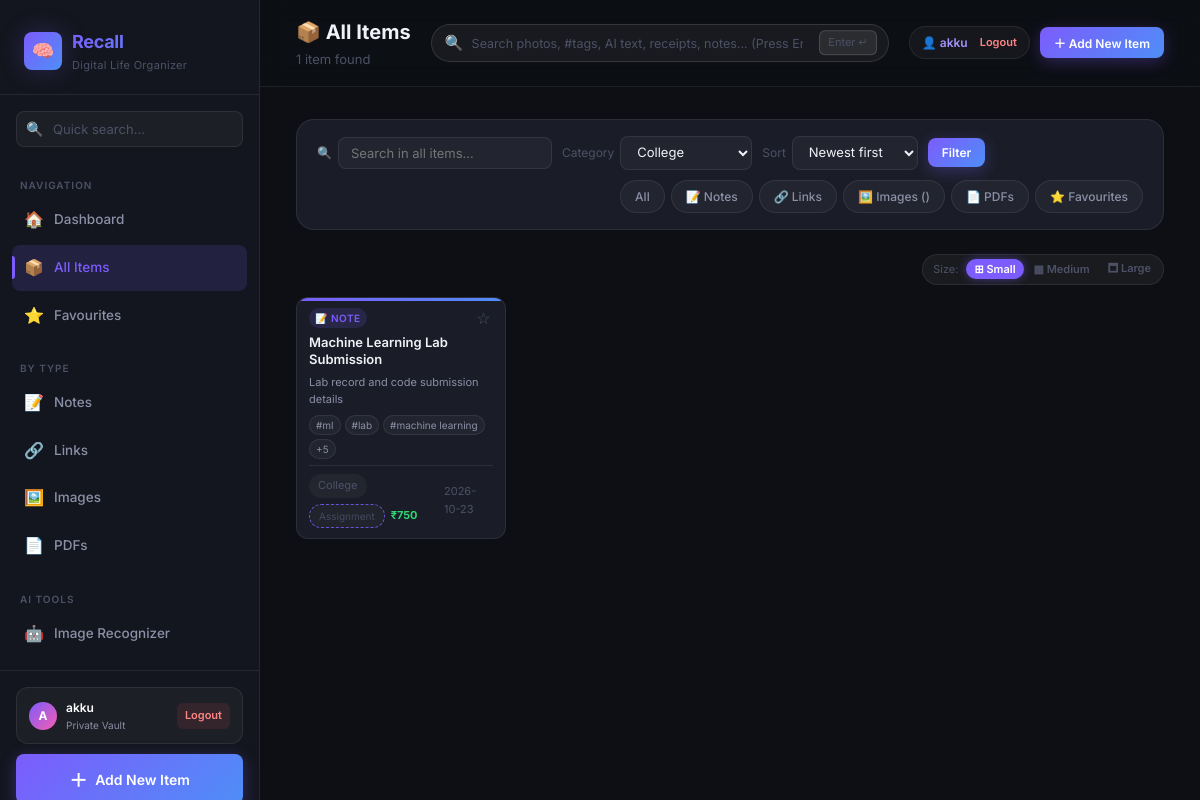
Page /items?category=College (signed in) on the committed database.
### tables this page shows
CREATE TABLE users (
            id            TEXT PRIMARY KEY,
            email         TEXT UNIQUE NOT NULL,
            username      TEXT NOT NULL,
            password_hash TEXT NOT NULL,
            created_at    TEXT NOT NULL
        );

CREATE TABLE items (
            id          TEXT PRIMARY KEY,
            type        TEXT NOT NULL,           -- 'note' | 'link' | 'image' | 'pdf'
            title       TEXT NOT NULL,
            description TEXT,
            content     TEXT,                   -- note text or extracted text
            url         TEXT,                   -- for links
            filename    TEXT,                   -- for files
            tags        TEXT DEFAULT '[]',      -- JSON array
            category    TEXT DEFAULT 'General',
            favourite   INTEGER DEFAULT 0,
            created_at  TEXT NOT NULL,
            updated_at  TEXT NOT NULL
        , subcategory TEXT DEFAULT '', entities TEXT DEFAULT '{}', content_hash TEXT DEFAULT '', user_id TEXT DEFAULT '');

### app.py (the view, shortened to what this page needs)
@app.route("/items")
def items():
    user_id = session.get("user_id")
    conn = get_db()
    c = conn.cursor()
    q         = request.args.get("q", "").strip()
    clean_q   = q.lstrip('#').strip()
    cat       = request.args.get("category", "").strip()
    subcat    = request.args.get("subcategory", "").strip()
    item_type = request.args.get("type", "").strip()
    fav_only  = request.args.get("favourites", "") == "1"
    sort      = request.args.get("sort", "newest")
    sql = "SELECT * FROM items WHERE user_id = ?"
    params = [user_id]
    if cat:
        sql += " AND category = ?"
        params.append(cat)
    if subcat:
        sql += " AND subcategory = ?"
        params.append(subcat)
    if item_type:
        sql += " AND type = ?"
        params.append(item_type)
    if fav_only:
        sql += " AND favourite = 1"
    order_map = {
        "newest":    "created_at DESC",
        "oldest":    "created_at ASC",
        "az":        "title ASC",
        "za":        "title DESC",
        "updated":   "updated_at DESC",
    }
    sql += f" ORDER BY {order_map.get(sort, 'created_at DESC')}"
    rows = [row_to_dict(r) for r in c.execute(sql, params).fetchall()]
    cats = [r[0] for r in c.execute("SELECT DISTINCT category FROM items WHERE user_id=? ORDER BY category", (user_id,)).fetchall()]
    conn.close()
    return render_template(
        "items.html",
        items=rows,
        query=q,
        selected_category=cat,
        selected_subcategory=subcat,
        selected_type=item_type,
        fav_only=fav_only,
        sort=sort,
        categories=cats
    )

### templates/items.html (shortened to what this page needs)
{% extends "base.html" %}
{% if selected_type == 'image' %}
  {% set page_heading = "🖼️ Photos & Images" %}
  {% set page_sub = items|length ~ " image" ~ ("s" if items|length != 1 else "") ~ " saved in your collection" %}
  {% set add_label = "＋ Upload New Photo / Image" %}
  {% set add_url = url_for('add', type='image') %}
{% elif selected_type == 'link' %}
  {% set page_heading = "🔗 Saved Web Links" %}
  {% set page_sub = items|length ~ " link" ~ ("s" if items|length != 1 else "") ~ " attached" %}
  {% set add_label = "＋ Attach New Link" %}
  {% set add_url = url_for('add', type='link') %}
{% elif selected_type == 'note' %}
  {% set page_heading = "📝 Saved Notes" %}
  {% set page_sub = items|length ~ " note" ~ ("s" if items|length != 1 else "") ~ " written" %}
  {% set add_label = "＋ Write New Note" %}
  {% set add_url = url_for('add', type='note') %}
{% elif selected_type == 'pdf' %}
  {% set page_heading = "📄 PDF Documents" %}
  {% set page_sub = items|length ~ " PDF" ~ ("s" if items|length != 1 else "") ~ " attached" %}
  {% set add_label = "＋ Upload New PDF" %}
  {% set add_url = url_for('add', type='pdf') %}
{% elif fav_only %}
  {% set page_heading = "⭐ Favourite Items" %}
  {% set page_sub = items|length ~ " favourite" ~ ("s" if items|length != 1 else "") ~ " starred" %}
  {% set add_label = "＋ Add New Item" %}
  {% set add_url = url_for('add') %}
{% else %}
  {% set page_heading = "📦 All Items" %}
  {% set page_sub = items|length ~ " item" ~ ("s" if items|length != 1 else "") ~ " found" %}
  {% set add_label = "＋ Add New Item" %}
  {% set add_url = url_for('add') %}
{% endif %}
{% block page_title %}{{ page_heading }}{% endblock %}
{% block page_subtitle %}{{ page_sub }}{% endblock %}
{% block topbar_actions %}
<button type="button" class="btn btn-primary btn-sm" onclick="openQuickAdd('{{ selected_type or 'image' }}')">{{ add_label }}</button>
{% endblock %}
{% block content %}
<form method="GET" action="{{ url_for('items') }}" id="filterForm">
  <div class="filters-bar">
    <div class="filter-group">
      <span class="filter-label">🔍</span>
      <input type="text" name="q" value="{{ query }}"
             placeholder="Search in {{ selected_type or 'all' }} items…" class="filter-input"
             id="mainSearch"/>
    </div>
    <div class="filter-group">
      <span class="filter-label">Category</span>
      <select name="category" class="filter-select" onchange="this.form.submit()">
        {% for cat in categories %}
        <option value="{{ cat }}" {% if cat == selected_category %}selected{% endif %}>{{ cat }}</option>
        {% endfor %}
      </select>
    </div>
    <div class="filter-group">
      <span class="filter-label">Sort</span>
      <select name="sort" class="filter-select" onchange="this.form.submit()">
        <option value="newest" {% if sort=='newest' %}selected{% endif %}>Newest first</option>
      </select>
    </div>
    <button type="submit" class="btn btn-primary btn-sm">Filter</button>
    <div class="filter-chips">
      <a href="{{ url_for('items') }}"
         class="filter-chip {% if not selected_type and not fav_only and not query and not selected_category %}active{% endif %}">
        All
      </a>
      <a href="{{ url_for('items') }}?type=note"
         class="filter-chip {% if selected_type=='note' %}active{% endif %}">📝 Notes</a>
      <a href="{{ url_for('items') }}?type=link"
         class="filter-chip {% if selected_type=='link' %}active{% endif %}">🔗 Links</a>
      <a href="{{ url_for('items') }}?type=image"
         class="filter-chip {% if selected_type=='image' %}active{% endif %}">🖼️ Images ({{ items|length if selected_type=='image' else '' }})</a>
      <a href="{{ url_for('items') }}?type=pdf"
         class="filter-chip {% if selected_type=='pdf' %}active{% endif %}">📄 PDFs</a>
      <a href="{{ url_for('items') }}?favourites=1"
         class="filter-chip {% if fav_only %}active{% endif %}">⭐ Favourites</a>
    </div>
  </div>
</form>
{% if items %}
<div style="display:flex;justify-content:flex-end;margin-bottom:12px;">
  <div class="grid-size-controls">
    <span style="font-size:11px;color:var(--text-muted);padding:0 6px;">Size:</span>
    <button type="button" class="grid-size-btn active" data-size="sm" onclick="setGridDensity('sm')" title="Small / Compact cards">⊞ Small</button>
    <button type="button" class="grid-size-btn" data-size="md" onclick="setGridDensity('md')" title="Medium cards">▦ Medium</button>
    <button type="button" class="grid-size-btn" data-size="lg" onclick="setGridDensity('lg')" title="Large cards">🗖 Large</button>
  </div>
</div>
<div class="items-grid grid-sm" id="mainItemsGrid">
  {% for item in items %}
    {% include "_item_card.html" %}
  {% endfor %}
</div>
{% endif %}
{% endblock %}

### templates/base.html (shortened to what this page needs)
<!DOCTYPE html>
<html lang="en">
<head>
  <link rel="stylesheet" href="{{ url_for('static', filename='css/style.css') }}?v=3.0"/>
</head>
<body>
<aside class="sidebar" id="sidebar">
  <div class="sidebar-logo">
    <div class="logo-mark">
      <div class="logo-icon">🧠</div>
      <div class="logo-text">
        <h1>Recall</h1>
        <p>Digital Life Organizer</p>
      </div>
    </div>
  </div>
  <div class="sidebar-search">
    <div class="sidebar-search-box" style="position:relative;">
      <span class="search-icon">🔍</span>
      <input type="text" id="sidebarSearch" placeholder="Quick search…" autocomplete="off"/>
    </div>
  </div>
  <nav class="sidebar-nav">
    <p class="nav-section-label">Navigation</p>
    <a href="{{ url_for('index') }}" class="nav-item {% if request.endpoint == 'index' %}active{% endif %}">
      <span class="nav-icon">🏠</span> Dashboard
    </a>
    <a href="{{ url_for('items') }}" class="nav-item {% if request.endpoint == 'items' and not request.args.get('type') and not request.args.get('favourites') %}active{% endif %}">
      <span class="nav-icon">📦</span> All Items
    </a>
    <a href="{{ url_for('items') }}?favourites=1" class="nav-item {% if request.args.get('favourites') == '1' %}active{% endif %}">
      <span class="nav-icon">⭐</span> Favourites
    </a>
    <p class="nav-section-label" style="margin-top:12px;">By Type</p>
    <a href="{{ url_for('items') }}?type=note" class="nav-item {% if request.args.get('type') == 'note' %}active{% endif %}">
      <span class="nav-icon">📝</span> Notes
    </a>
    <a href="{{ url_for('items') }}?type=link" class="nav-item {% if request.args.get('type') == 'link' %}active{% endif %}">
      <span class="nav-icon">🔗</span> Links
    </a>
    <a href="{{ url_for('items') }}?type=image" class="nav-item {% if request.args.get('type') == 'image' %}active{% endif %}">
      <span class="nav-icon">🖼️</span> Images
    </a>
    <a href="{{ url_for('items') }}?type=pdf" class="nav-item {% if request.args.get('type') == 'pdf' %}active{% endif %}">
      <span class="nav-icon">📄</span> PDFs
    </a>
    <p class="nav-section-label" style="margin-top:12px;">AI Tools</p>
    <a href="{{ url_for('recognise') }}" class="nav-item {% if request.endpoint in ['recognise', 'recognize'] %}active{% endif %}">
      <span class="nav-icon">🤖</span> Image Recognizer
    </a>
  </nav>
  <div class="sidebar-footer">
    {% if current_user %}
    <div style="padding:10px 12px;margin-bottom:10px;background:rgba(255,255,255,0.04);border:1px solid rgba(255,255,255,0.08);border-radius:12px;display:flex;align-items:center;justify-content:space-between;">
      <div style="display:flex;align-items:center;gap:9px;overflow:hidden;">
        <div style="width:28px;height:28px;border-radius:50%;background:linear-gradient(135deg,#7c5cfc,#f75cb2);display:flex;align-items:center;justify-content:center;font-weight:700;font-size:12px;color:#fff;flex-shrink:0;">
          {{ (current_user.username[0] if current_user.username else 'U')|upper }}
        </div>
        <div style="overflow:hidden;">
          <div style="font-size:12px;font-weight:600;color:#fff;white-space:nowrap;overflow:hidden;text-overflow:ellipsis;">
            {{ current_user.username }}
          </div>
          <div style="font-size:10px;color:#8f8ba3;">Private Vault</div>
        </div>
      </div>
      <a href="{{ url_for('logout') }}" title="Sign Out" style="color:#ff8585;text-decoration:none;font-size:11px;padding:4px 8px;background:rgba(247,92,92,0.1);border-radius:6px;font-weight:600;">
        Logout
      </a>
    </div>
    {% endif %}
    <button type="button" class="add-btn" onclick="openQuickAdd()" style="width:100%;border:none;cursor:pointer;">
      <span style="font-size:18px;">＋</span> Add New Item
    </button>
  </div>
</aside>
<div class="main-wrap">
  <header class="topbar">
    <div style="flex-shrink:0;">
      <div class="topbar-title">{% block page_title %}Recall{% endblock %}</div>
      <div class="topbar-subtitle">{% block page_subtitle %}Your digital memory{% endblock %}</div>
    </div>
    <div class="topbar-search-wrap">
      <form action="{{ url_for('items') }}" method="GET" class="topbar-search-form" id="topSearchForm">
        <span class="top-search-icon">🔍</span>
        <input type="text"
               name="q"
               id="globalTopSearch"
               class="topbar-search-input"
               placeholder="Search photos, #tags, AI text, receipts, notes... (Press Enter)"
               autocomplete="off"
               value="{{ query if query is defined else request.args.get('q', '') }}"/>
        <kbd class="top-search-kbd">Enter ↵</kbd>
      </form>
    </div>
    <div class="topbar-actions" style="flex-shrink:0;display:flex;align-items:center;gap:10px;">
      {% if current_user %}
      <div style="display:inline-flex;align-items:center;gap:8px;padding:6px 12px;background:rgba(255,255,255,0.04);border:1px solid rgba(255,255,255,0.08);border-radius:20px;font-size:12px;">
        <span style="color:#a594fd;font-weight:600;">👤 {{ current_user.username }}</span>
        <a href="{{ url_for('logout') }}" style="color:#ff8585;text-decoration:none;font-size:11px;font-weight:600;margin-left:4px;" title="Sign out">Logout</a>
      </div>
      {% endif %}
      {% block topbar_actions %}{% endblock %}
    </div>
  </header>
  <main class="main-content fade-in">
    {% block content %}{% endblock %}
  </main>
</div>
</body>
</html>

### templates/_item_card.html (shortened to what this page needs)
{% set TYPE_ICONS = {'note': '📝', 'link': '🔗', 'image': '🖼️', 'pdf': '📄'} %}
<div class="item-card type-{{ item.type }}"
     onclick="if(!event.target.closest('.img-zoom-btn') && !event.target.closest('.fav-star')) { window.location.href='{{ url_for('view_item', item_id=item.id) }}'; }">
  <div class="card-type-bar"></div>
  <div class="item-card-header">
    <span class="item-type-badge badge-{{ item.type }}">
      {{ TYPE_ICONS.get(item.type, '📌') }} {{ item.type }}
    </span>
    <button class="fav-star {% if item.favourite %}active{% endif %}"
            data-item-id="{{ item.id }}"
            title="Toggle favourite">
      {% if item.favourite %}★{% else %}☆{% endif %}
    </button>
  </div>
  {% if item.type != 'image' %}
  <div class="item-title" style="cursor:pointer;">{{ item.title }}</div>
  {% if item.description %}
  <div class="item-desc">{{ item.description }}</div>
  {% elif item.content %}
  <div class="item-desc" style="font-family:'JetBrains Mono',monospace;font-size:11px;">
    {{ item.content[:160] }}{% if item.content|length > 160 %}…{% endif %}
  </div>
  {% elif item.url %}
  <div class="item-desc" style="color:var(--accent-teal);font-size:11px;word-break:break-all;">
    🔗 {{ item.url[:50] }}{% if item.url|length > 50 %}…{% endif %}
  </div>
  {% endif %}
  {% if item.tags %}
  <div class="item-tags">
    {% for tag in item.tags[:3] %}
    <span class="tag-chip">#{{ tag }}</span>
    {% endfor %}
    {% if item.tags|length > 3 %}
    <span class="tag-chip">+{{ item.tags|length - 3 }}</span>
    {% endif %}
  </div>
  {% endif %}
  <div class="item-meta">
    <div style="display:flex;align-items:center;gap:6px;flex-wrap:wrap;">
      <span class="cat-pill">{{ item.category }}</span>
      {% if item.subcategory %}
      <span class="cat-pill" style="opacity:0.85;border:1px dashed var(--accent-purple);font-size:10px;">{{ item.subcategory }}</span>
      {% endif %}
      {% if item.entities and item.entities.amounts %}
      <span style="color:#2ed573;font-size:11px;font-weight:700;">{{ item.entities.amounts[0] }}</span>
      {% endif %}
    </div>
    <span>{{ item.created_at[:10] }}</span>
  </div>
  {% endif %}
</div>

### rows in the picture
users: username "A", username "akku"
items: get "📝", type "NOTE", title "Machine Learning Lab Submission", description "Lab record and code submission details", 3 "ml" "lab" "machine learning", tags|length "5", category "College", subcategory "Assignment", entities "₹750", created_at "2026-10-23"

### other values in the picture
{{ page_heading }} "📦 All Items"
{{ page_sub }} "1 item found"
{{ add_label }} "＋ Add New Item"
form field category "College"
